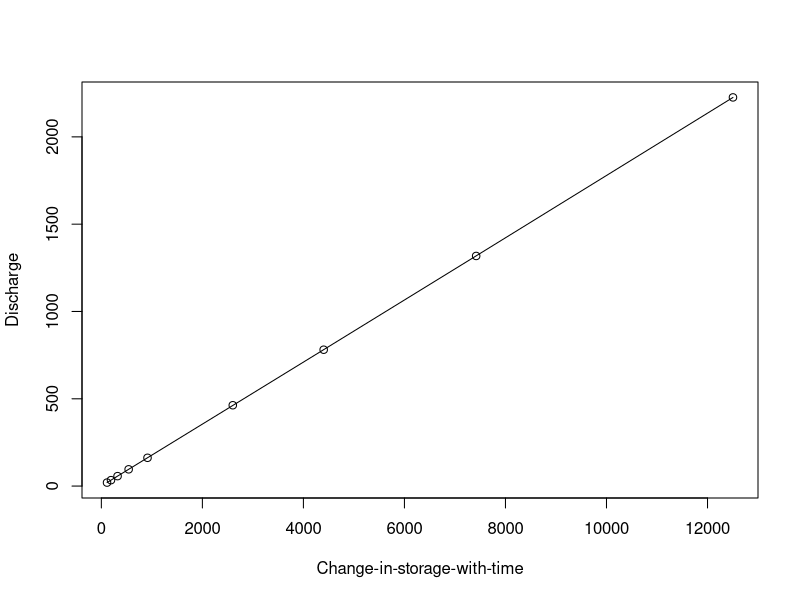
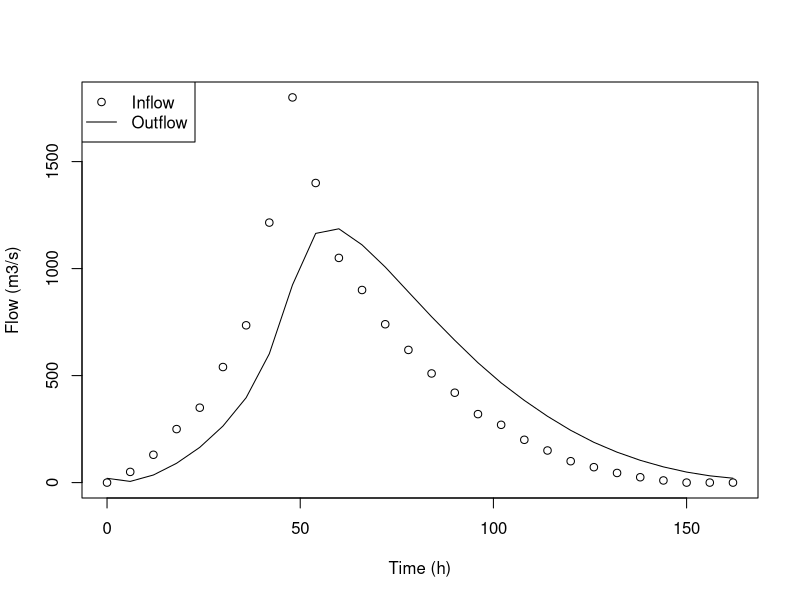

These figures' R source, in order: (Note: this script raises an error after producing the figures.)
## ---- chunk 1
knitr::opts_chunk$set(
  collapse = TRUE,
  comment = "#>",
  fig.path = "../public/images/"
)
## ---- chunk 2
#' level_pool_routing
#' @param lt data.frame with time and inflow columns
#' @param qh data.frame with elevation and discharge columns. Storage column
#' optional.
#' @param area numeric reservoir area
#' @param delta_t numeric time step interval in seconds.
#' @param initial_outflow numeric
#' @param initial_storage numeric
#' @param linear.fit logical operator specifying a linear relationship between
#' outflow and reservoir-change-in-storage
#' @importFrom mgcv gam

level_pool_routing <- function(lt, qh, area, delta_t, initial_outflow,
                               initial_storage, linear.fit){
  
  lagpad <- function(x, k) {
    c(rep(NA, k), x)[1 : length(x)] 
}
  
  lt$ii <- apply(cbind(lagpad(lt$inflow, 1), lt$inflow), 1, sum)

  if(is.null(qh$storage)){
    qh$storage <- area * qh$elevation
  }
  qh$stq     <- ((2 * qh$storage) / (delta_t)) + qh$discharge
  
  lt$sjtminq   <- NA
  lt$sj1tplusq <- NA
  lt$outflow   <- NA
  lt[1, c("sj1tplusq")] <- c(NA)
  lt[1, c("sjtminq")] <- ((2 * initial_storage) / delta_t) - initial_outflow
  
  lt[1, "outflow"] <- initial_outflow
  
  if(linear.fit == TRUE){
    fit <- lm(discharge ~ stq, data = qh)
  }else{
    fit <- mgcv::gam(discharge ~ s(stq, k = 3), data = qh)
    
    plot(qh$stq, qh$discharge, xlab = "Change-in-storage-with-time",
         ylab = "Discharge")
    lines(qh$stq, predict(fit))
  }
  
  for(i in seq_len(nrow(lt))[-1]){
    lt[i, "sj1tplusq"] <- lt[i-1, "sjtminq"] + lt[i, "ii"]
    lt[i, "outflow"]   <- predict(fit, data.frame(stq = lt[i, "sj1tplusq"]))
    lt[i, "sjtminq"]   <- lt[i, "sj1tplusq"] - (lt[i, "outflow"] * 2)
  }

  lt
}

## ---- chunk 3
input_hydro     <- data.frame(
                    time = seq(0, 162, by = 6),
                    inflow = c(0, 50, 130, 250, 350, 540, 735, 1215, 1800,
                           1400, 1050, 900, 740, 620, 510, 420, 320, 270, 200,
                           150, 100, 72, 45, 25, 10, 0, 0, 0))
reservoir_char <- data.frame(
                    elevation = c(130:134, 136:139),
                    discharge = c(20, 34, 57, 96, 162, 463, 781, 1318, 2226),
                    storage = c(1, 1.69, 2.85, 4.8, 8.12,
                           23.1, 39.1, 65.9, 111))
reservoir_char$storage <- reservoir_char$storage * 1000000
## ---- chunk 4
delta_t <- 6 * 3600

res_linear <- level_pool_routing(input_hydro, reservoir_char, area = NA,
                delta_t = delta_t, initial_outflow = 20, initial_storage = 0,
                linear.fit = FALSE)
## ---- chunk 5
plot(res_linear$time, res_linear$inflow,
     xlab = "Time (h)", ylab = "Flow (m3/s)")
lines(res_linear$time, res_linear$outflow)
legend("topleft", legend = c("Inflow", "Outflow"), lty = c(NA, 1),
       pch = c(21, NA))
## ---- chunk 6
library(pdftools)
txt  <- strsplit(pdf_text(
  "https://www.caee.utexas.edu/prof/maidment/CE374KSpr12/Docs/Hmwk5Soln.pdf"),
  "\n")[[1]]

parse_table <- function(tbl, tbl_names){
  tbl <- lapply(tbl, function(x) read.table(text = x, stringsAsFactors = FALSE))
  tbl <- lapply(tbl, function(x) gsub(",", "", x))
  
  inds <- lapply(tbl, function(x) ifelse(max(grep(")", x)) == -Inf, 1, max(grep(")", x))))
  inds <- lapply(seq_along(tbl), function(x) c(1, (inds[[x]] + 1):length(tbl[[x]])))
  
  tbl <- lapply(seq_along(tbl), function(x) as.numeric(tbl[[x]][inds[[x]]]))
  tbl <- data.frame(t(do.call("rbind", tbl)))
  tbl <- tbl[2:nrow(tbl),]
  names(tbl) <- tbl_names
  
  tbl
}

tbl1 <- suppressWarnings(rbind(
          parse_table(txt[6:7], tbl_names = c("time", "inflow")),
          data.frame(time = seq(20, 36, by = 2), inflow = 0)))
tbl2 <- suppressWarnings(
          parse_table(txt[9:10], tbl_names = c("storage", "discharge")))
tbl2$storage <- tbl2$storage * 1000000

## ---- chunk 7
res_curv <- level_pool_routing(lt = tbl1, qh = tbl2, area = NA, delta_t = 7200,
              initial_outflow = 57, initial_storage = 75000000,
              linear.fit = FALSE)
## ---- chunk 8
plot(res_curv$time, res_curv$inflow, xlab = "Time (h)", ylab = "Flow (m3/s)")
lines(res_curv$time, res_curv$outflow)
legend("topleft", legend = c("Inflow", "Outflow"), lty = c(NA, 1),
       pch = c(21, NA))
## ---- chunk 9
lt <- data.frame(time = seq(0, 210, by = 10),
                 inflow = c(seq(0, 360, by = 60), seq(320, 0, by = -40), rep(0, 6)))

qh <- data.frame(elevation = seq(0, 10, by = 0.5),
                 discharge = c(0, 3, 8, 17, 30, 43, 60, 78, 97, 117, 137, 156,
                               173, 190, 205, 218, 231, 242, 253, 264, 275))
## ---- chunk 10
res_osc <- level_pool_routing(lt, qh, area = 43560, delta_t = 600,
            initial_outflow = 0, initial_storage = 0, linear.fit = FALSE)

plot(res_osc$time, res_osc$inflow, xlab = "Time (h)", ylab = "Flow (cfs)")
lines(res_osc$time, res_osc$outflow)
legend("topleft", legend = c("Inflow", "Outflow"), lty = c(NA, 1),
       pch = c(21, NA))
